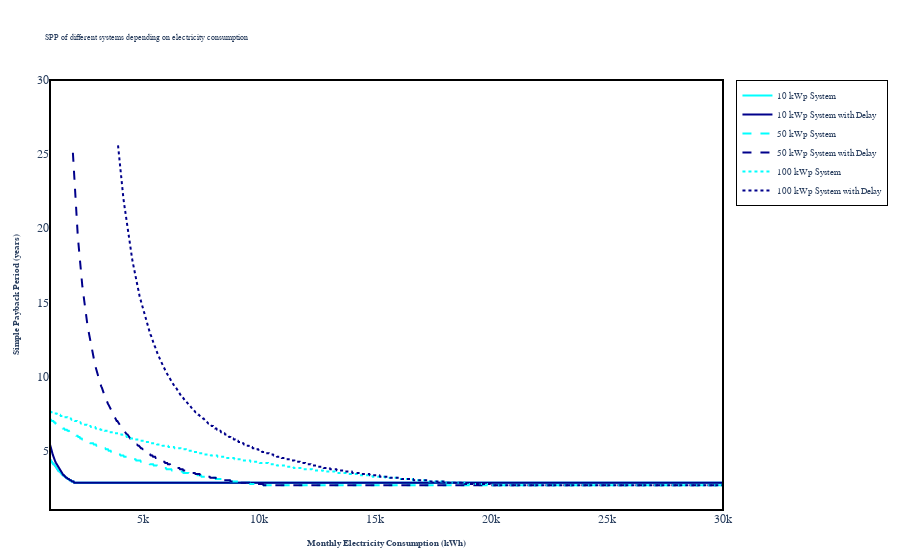

Notebook code cell kept with this figure:
### Code cell
SPP_graph(x_range=np.linspace(1000, 30000, 1000))

### Figure 1 — Plotly figure (JSON) as saved in the notebook; plotly's stock layout.template omitted (floating-point values rounded to 4 significant figures; data arrays with more than 128 entries replaced by an {"elided": "..."} marker saying what was removed)
{"data": [{"hovertemplate": "Monthly Electricity Consumption (kWh)=%{x}<br>Simple Payback Period (years)=%{y}<extra></extra>", "legendgroup": "", "line": {"color": "#636efa", "dash": "solid"}, "marker": {"symbol": "circle"}, "mode": "lines", "name": "", "orientation": "v", "showlegend": false, "type": "scatter", "x": {"elided": "1000 float values"}, "xaxis": "x", "y": {"elided": "1000 float values"}, "yaxis": "y"}, {"line": {"color": "cyan", "dash": "solid"}, "mode": "lines", "name": "10 kWp System", "type": "scatter", "x": {"elided": "1000 float values"}, "y": {"elided": "1000 float values"}}, {"line": {"color": "darkblue", "dash": "solid"}, "mode": "lines", "name": "10 kWp System with Delay", "type": "scatter", "x": {"elided": "1000 float values"}, "y": {"elided": "1000 float values"}}, {"line": {"color": "cyan", "dash": "dash"}, "mode": "lines", "name": "50 kWp System", "type": "scatter", "x": {"elided": "1000 float values"}, "y": {"elided": "1000 float values"}}, {"line": {"color": "darkblue", "dash": "dash"}, "mode": "lines", "name": "50 kWp System with Delay", "type": "scatter", "x": {"elided": "966 float values"}, "y": {"elided": "966 float values"}}, {"line": {"color": "cyan", "dash": "dot"}, "mode": "lines", "name": "100 kWp System", "type": "scatter", "x": {"elided": "1000 float values"}, "y": {"elided": "1000 float values"}}, {"line": {"color": "darkblue", "dash": "dot"}, "mode": "lines", "name": "100 kWp System with Delay", "type": "scatter", "x": {"elided": "899 float values"}, "y": {"elided": "899 float values"}}], "layout": {"font": {"family": "Arial", "size": 6}, "legend": {"bgcolor": "rgba(255, 255, 255, 0.8)", "bordercolor": "black", "borderwidth": 1, "font": {"size": 9}, "title": {"text": ""}, "tracegroupgap": 0}, "margin": {"b": 50, "l": 50, "r": 50, "t": 80}, "paper_bgcolor": "white", "plot_bgcolor": "white", "shapes": [{"line": {"color": "black", "width": 2}, "type": "rect", "x0": 0, "x1": 1, "xref": "paper", "y0": 0, "y1": 1, "yref": "paper"}], "title": {"text": "SPP of different systems depending on electricity consumption"}, "xaxis": {"anchor": "y", "domain": [0, 1], "tickfont": {"family": "Arial", "size": 12}, "title": {"font": {"family": "Arial", "size": 9}, "text": "<b>Monthly Electricity Consumption (kWh)</b>"}}, "yaxis": {"anchor": "x", "domain": [0, 1], "range": [1, 30], "tickfont": {"family": "Arial", "size": 12}, "title": {"font": {"family": "Arial", "size": 9}, "text": "<b>Simple Payback Period (years)</b>"}}}}
